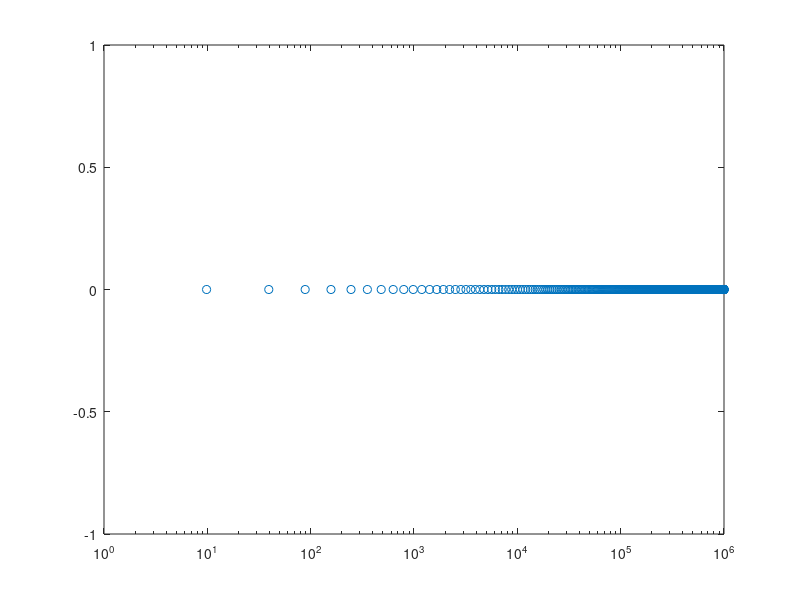

This chart was generated by the following MATLAB code: (Note: this script raises an error after producing the figure.)
clear all;
addpath(genpath('../../rktoolbox'));

% Set up
n = 500; % can change
h = 1/n;
A = full(gallery('tridiag',n,-1,2,-1))/h^2;
eps = 1;
A_rksm = -(eps*(diag(2*ones(n, 1)) + diag(-1*ones(n-1, 1), 1) + diag(-1*ones(n-1, 1), -1))/h^2);

% density = 2/n; % for example
% rc = 0.1; % Reciprocal condition number
% A = sprandsym(n, density, rc, 1);

f = ones(n,1); % can change
% f = randn(n, 1);
% x = linspace(0, 1, n)';
% f = cos(pi*x);
% f = ((-1).^(0:n-1))';
In = eye(n);

Re = real(eig(A));
Im = imag(eig(A));

semilogx(Re, Im, 'o'); hold on;

% Compute spectral interval
lam_max = max(eig(A));
lam_min = min(eig(A));
opts.tol = 1e-4;
emax_rksm = eigs(A_rksm, 1,'LA',opts);


% %%% Random poles from spectral interval
m = 12; % number of poles; can change
xi = lam_min + (lam_max-lam_min)*rand(1,m);
%%%

%%% Ioana's roots denominator
bb = lam_max - lam_min + 1;  
k = 4; % number of poles from this is 2*k 
roots_denom = get_rootsden(k, bb) + lam_min - 1;
%%%
re = real(roots_denom);
im = imag(roots_denom);
plot(re, im, 's'); hold on;

% [shifts, it] = irka_shifts(A, f, roots_denom, 1e-4);
[shifts, it] = irka_shifts(A, f, xi, 1e-4);
r = real(shifts);
i = imag(shifts);
plot(r, i, 'p'); hold on;

[Z, nrmrestot, pol] = rksm(A_rksm, In, In, f, 300, 1e-9, lam_min, emax_rksm, 0, 1e-12);
[pols,m1,n1] = uniquetol(pol);
[c1,d1] = sort(m1);
pols = pols(d1);
R = real(pols);
I = imag(pols);
plot(R, I, 'x');
